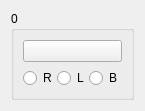
<?xml version="1.0" encoding="UTF-8"?>
<ui version="4.0">
 <class>StateWidget</class>
 <widget class="QWidget" name="StateWidget">
  <property name="geometry">
   <rect>
    <x>0</x>
    <y>0</y>
    <width>127</width>
    <height>99</height>
   </rect>
  </property>
  <property name="sizePolicy">
   <sizepolicy hsizetype="Preferred" vsizetype="Preferred">
    <horstretch>0</horstretch>
    <verstretch>0</verstretch>
   </sizepolicy>
  </property>
  <property name="maximumSize">
   <size>
    <width>16777215</width>
    <height>16777215</height>
   </size>
  </property>
  <property name="windowTitle">
   <string>Form</string>
  </property>
  <layout class="QGridLayout" name="gridLayout">
   <item row="0" column="0">
    <widget class="QGroupBox" name="groupBox">
     <property name="title">
      <string>0</string>
     </property>
     <layout class="QVBoxLayout" name="verticalLayout">
      <item>
       <widget class="QPushButton" name="colorButton">
        <property name="text">
         <string/>
        </property>
       </widget>
      </item>
      <item>
       <layout class="QHBoxLayout" name="horizontalLayout">
        <property name="spacing">
         <number>0</number>
        </property>
        <item>
         <widget class="QRadioButton" name="rightButton">
          <property name="sizePolicy">
           <sizepolicy hsizetype="Minimum" vsizetype="Fixed">
            <horstretch>0</horstretch>
            <verstretch>0</verstretch>
           </sizepolicy>
          </property>
          <property name="text">
           <string>R</string>
          </property>
         </widget>
        </item>
        <item>
         <widget class="QRadioButton" name="leftButton">
          <property name="text">
           <string>L</string>
          </property>
         </widget>
        </item>
        <item>
         <widget class="QRadioButton" name="backButton">
          <property name="text">
           <string>B</string>
          </property>
         </widget>
        </item>
       </layout>
      </item>
     </layout>
    </widget>
   </item>
  </layout>
 </widget>
 <resources/>
 <connections/>
</ui>
